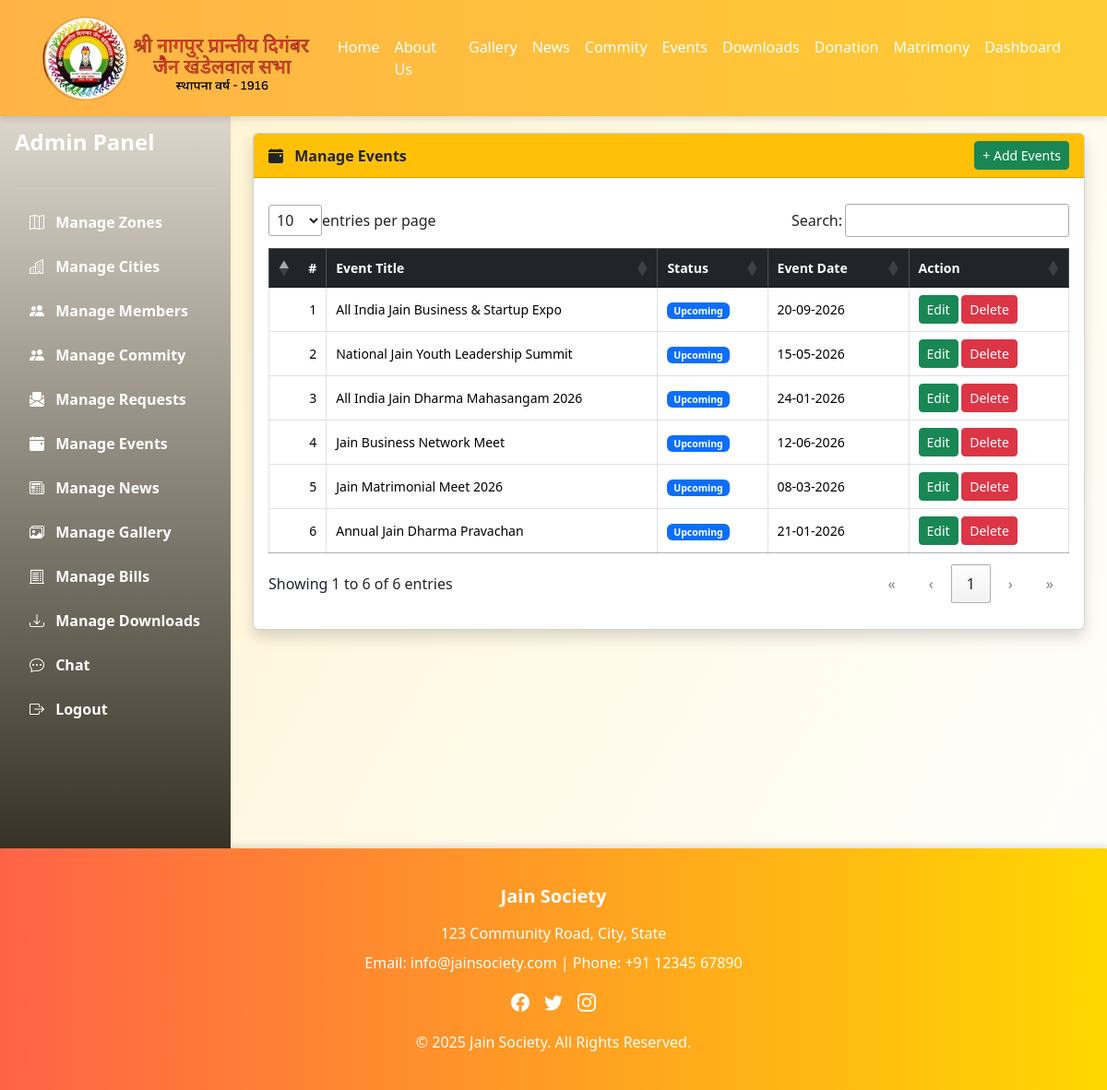
Screenshot of /manage_events.php (signed in) with the database file from the repository.
### tables this page shows
CREATE TABLE IF NOT EXISTS `sens_events` (
  `event_id` int NOT NULL AUTO_INCREMENT,
  `title` varchar(255) DEFAULT NULL,
  `description` text,
  `event_date` date DEFAULT NULL,
  `created_at` timestamp NULL DEFAULT CURRENT_TIMESTAMP,
  `event_time` text NOT NULL,
  `event_location` text NOT NULL,
  `event_status` varchar(50) NOT NULL,
  `event_img` text NOT NULL,
  `toshow_type` enum('all','zone','city','member') DEFAULT 'all',
  `toshow_id` int DEFAULT NULL,
  `created_by` varchar(100) DEFAULT NULL,
  PRIMARY KEY (`event_id`)
);

### manage_events.php (the view, shortened to what this page needs)
<?php @session_start();
if(isset($_SESSION["uname"]) && $_SESSION["utype"]=='admin')
{
include("header.php");
include("connectdb.php");
?>
<main>
<div class="d-flex flex-column flex-lg-row">
    <?php include('adminDashboard.php'); ?>
    <div class="flex-grow-1 p-4">
        <div class="card shadow">
             <div class="card-header bg-warning fw-bold text-dark d-flex justify-content-between align-items-center">
        <span><i class="bi bi-calendar-event-fill me-2"></i> Manage Events</span>
        <a href="eventForm.php"> <button class="btn btn-success btn-sm"
         >
        + Add Events
    </button></a>
    </div>
<div class="card-body">
    <div class="table-responsive mobile-table">
                <table id="myTable" class="table table-bordered table-hover align-middle">
                    <thead class="table-dark">
                        <tr>
                            <th>#</th>
                            <th>Event Title</th>
                            <th>Status</th>
                            <th>Event Date</th>
                            <th>Action</th>
                        </tr>
                    </thead>
                    <tbody>
                    <?php
                    $i=1;
                    $q = mysqli_query($con,"SELECT * FROM sens_events ORDER BY event_id DESC");
                    while($row = mysqli_fetch_assoc($q)){
                    ?>
                        <tr>
                            <td><?= $i++ ?></td>
                            <td><?= $row['title'] ?></td>
                            <td>
                                <span class="badge
                                <?= $row['event_status']=='upcoming'?'bg-primary':
                                    ($row['event_status']=='completed'?'bg-success':'bg-danger') ?>">
                                <?= ucfirst($row['event_status']) ?>
                                </span>
                            </td>
                            <td><?= date("d-m-Y", strtotime($row['event_date'])) ?></td>
                            <td>
                                <button class="btn btn-sm btn-success"
                                onclick="editEvent(<?= $row['event_id'] ?>)">
                                Edit</button>
                                 <button class="btn btn-sm btn-danger"
                                onclick="deleteEvent(<?= $row['event_id'] ?>)">
                                Delete</button>
                            </td>
                        </tr>
                    <?php } ?>
                    </tbody>
                </table>
            </div>
        </div>
    </div>
</div>
</main>
<?php
include("footer.php");
}else{
    include("index.php");
}
?>

### style.css (style rules this page uses)
main { min-height: 500px; margin-top: 120px; }
body { background-color: #fff9e6; }
a { text-decoration: none; }
:root { --orange:#ff9800; --yellow:#ffc107; --cream:#fff3cd; --red:#dc3545; --green:#198754; }
body { background: linear-gradient(120deg, var(--cream), #fff); }
.mobile-table { overflow-x: auto; -webkit-overflow-scrolling: touch; width: 100%; }
table { min-width: 500px; }
td, th { white-space: normal !important; word-wrap: break-word; font-size: 14px; }

### header.php (style rules this page uses)
html, body { max-width: 100%; overflow-x: hidden !important; }

### rows the page displays
sens_events: title "All India Jain Business & Startup Expo", event_status "Upcoming", event_date "20-09-2026"
sens_events: title "National Jain Youth Leadership Summit", event_status "Upcoming", event_date "15-05-2026"
sens_events: title "All India Jain Dharma Mahasangam 2026", event_status "Upcoming", event_date "24-01-2026"
sens_events: title "Jain Business Network Meet", event_status "Upcoming", event_date "12-06-2026"
sens_events: title "Jain Matrimonial Meet 2026", event_status "Upcoming", event_date "08-03-2026"
sens_events: title "Annual Jain Dharma Pravachan", event_status "Upcoming", event_date "21-01-2026"
